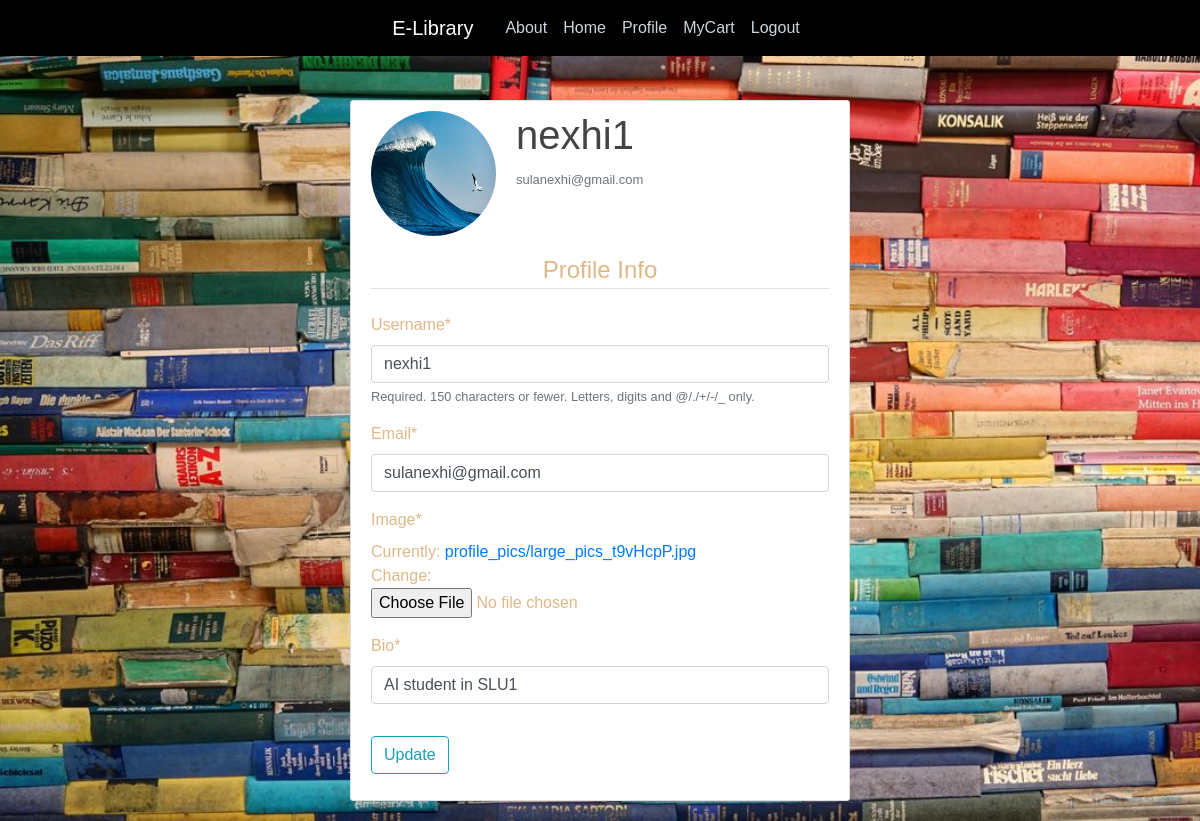
Page /profile/ (signed in) on the earlier database version.
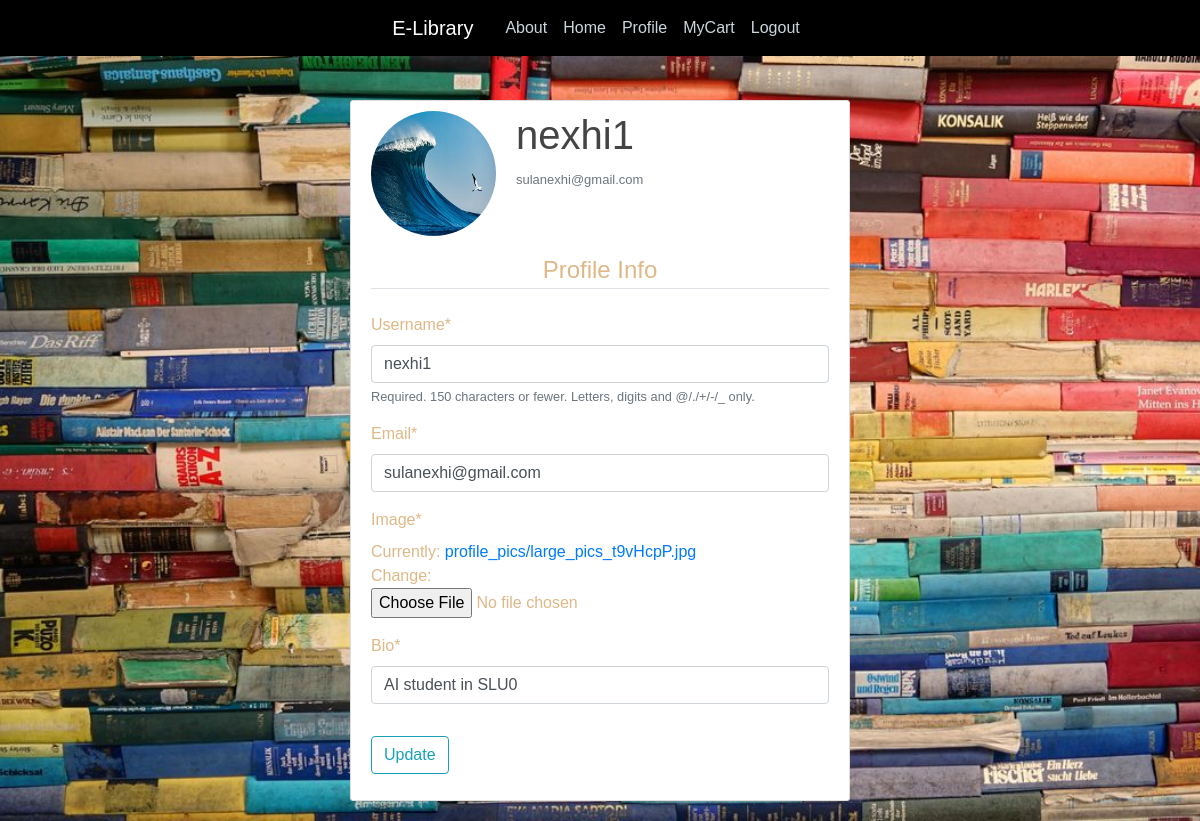
Same page on the later database version.
### users/models.py (models this page shows, shortened)
class Profile(models.Model):
    user = models.OneToOneField(User, on_delete=models.CASCADE) #onetoone relationship, means that one user can have one profile and vice versa
    image = models.ImageField(default='default.jpg', upload_to='profile_pics')
    major = models.CharField(max_length=50)
    bio = models.CharField(max_length=50)

### users/views.py (the view)
# urls.py: path('profile/', user_views.profile, name='profile'),
@login_required
def profile(request):
    if request.method == 'POST':
        user_form = UpdateUserForm(request.POST, instance=request.user)
        profile_form = UpdateProfileForm(request.POST, request.FILES, instance=request.user.profile)
        if user_form.is_valid() and profile_form.is_valid():
            user_form.save()
            profile_form.save()
            messages.success(request, 'Your profile is updated successfully')
            return redirect(to='profile')
    else:
        user_form = UpdateUserForm(instance=request.user)
        profile_form = UpdateProfileForm(instance=request.user.profile)
    return render(request, 'users/profile.html', {'user_form': user_form, 'profile_form': profile_form})

### users/forms.py
class UpdateUserForm(forms.ModelForm):
    email = forms.EmailField()
    class Meta:
        model = User
        fields = ['username', 'email']

class UpdateProfileForm(forms.ModelForm):
    class Meta:
        model = Profile
        fields = ['image', 'bio']  #the fields we want to work in

### users/templates/users/profile.html (shortened to what this page needs)
{% extends "elibrary/base.html" %}
{% load crispy_forms_tags %}
{% block content %}
{%load static%}
<link rel="stylesheet" type="text/css" href="{% static 'users/css/profile.css' %}">
<div class="content-section">
    <div class="media">
      <img class="rounded-circle account-img" src="{{ user.profile.image.url }}">
      <div class="media-body">
        <h2 class="account-heading">{{ user.username }}</h2>
      </div>
    </div>
    <form method="POST" enctype="multipart/form-data">
        <fieldset class="form-group">
            <legend class="border-bottom mb-4">Profile Info</legend>
            {{ user_form|crispy }}
            {{ profile_form|crispy }}
        </fieldset>
        <div class="form-group">
            <button class="btn btn-outline-info" type="submit">Update</button>
        </div>
    </form>
  </div>
{% endblock content %}

### elibrary/templates/elibrary/base.html (shortened to what this page needs)
{% load static %}
<!DOCTYPE html>
<html>
<head>
    <link rel="stylesheet" href="https://maxcdn.bootstrapcdn.com/bootstrap/4.0.0/css/bootstrap.min.css">
    <link rel="stylesheet" type="text/css" href="{% static 'elibrary/main.css' %}">
    <link rel="stylesheet" type="text/css" href="{% static 'elibrary/maincss.css' %}">
</head>
<body>
    <header class="site-header">
      <nav class="navbar navbar-expand-md navbar-dark bg-steel fixed-top">
        <div class="container">
          <a class="navbar-brand mr-4" href="{% url 'library' %}">E-Library</a>
          <div class="collapse navbar-collapse" id="navbarToggle">
            <div class="navbar-nav mr-auto">
              <a class="nav-item nav-link" href="{% url 'library-about' %}">About</a>
            </div>
            <div class="navbar-nav">
                {% if user.is_authenticated %}
                    <a class="nav-item nav-link" href="{% url 'library-homepage' %}">Home</a>
                    <a class="nav-item nav-link" href="{% url 'profile' %}">Profile</a>
                    <a class="nav-item nav-link" href="{% url 'cart' %}">MyCart</a>
                    <a class="nav-item nav-link" href="{% url 'logout' %}">Logout</a>
                {% else %}
                    <a class="nav-item nav-link" href="{% url 'login' %}">Login</a>
                    <a class="nav-item nav-link" href="{% url 'register' %}">Register</a>
                {% endif %}
            </div>
          </div>
        </div>
      </nav>
    </header>
    <main role="main" class="container">
      <div class="row">
        <div class="col-md-8">
          {% block content %}{% endblock %}
        </div>
    </main>
</body>
</html>

### elibrary/static/elibrary/main.css (style rules this page uses)
body { background: #fafafa; color: #333333; margin-top: 5rem; }
h1, h2, h3, h4, h5, h6 { color: #444444; }
.bg-steel { background-color: #5f788a; }
.site-header .navbar-nav .nav-link { color: #cbd5db; }
.content-section { margin-top: 150px; background: #ffffff; padding: 10px 20px; border: 1px solid #dddddd; border-radius: 3px; margin-bottom: 20px; }
.account-img { height: 125px; width: 125px; margin-right: 20px; margin-bottom: 16px; }
.account-heading { font-size: 2.5rem; }
.col-md-8 { max-width: fit-content; }

### elibrary/static/elibrary/maincss.css (style rules this page uses)
.fixed-top { background-color: black; }
.form-group { color: burlywood; }
.content-section { margin-top: 75px; width: 500px; }

### users/static/users/css/profile.css (style rules this page uses)
body { margin: 0; padding: 0; font-family: sans-serif; background: url(profile.jpg); background-size: cover; }
.fixed-top { background-color: black; }
.content-section { margin-top: 100px; width: 500px; }
.col-md-8 { max-width: fit-content; align-self: center; }
.mb-4, .my-4 { text-align: center; }
.container { max-width: max-content; }

Differences in the rows shown:
changed Profile: bio "AI student in SLU1" → "AI student in SLU0"
